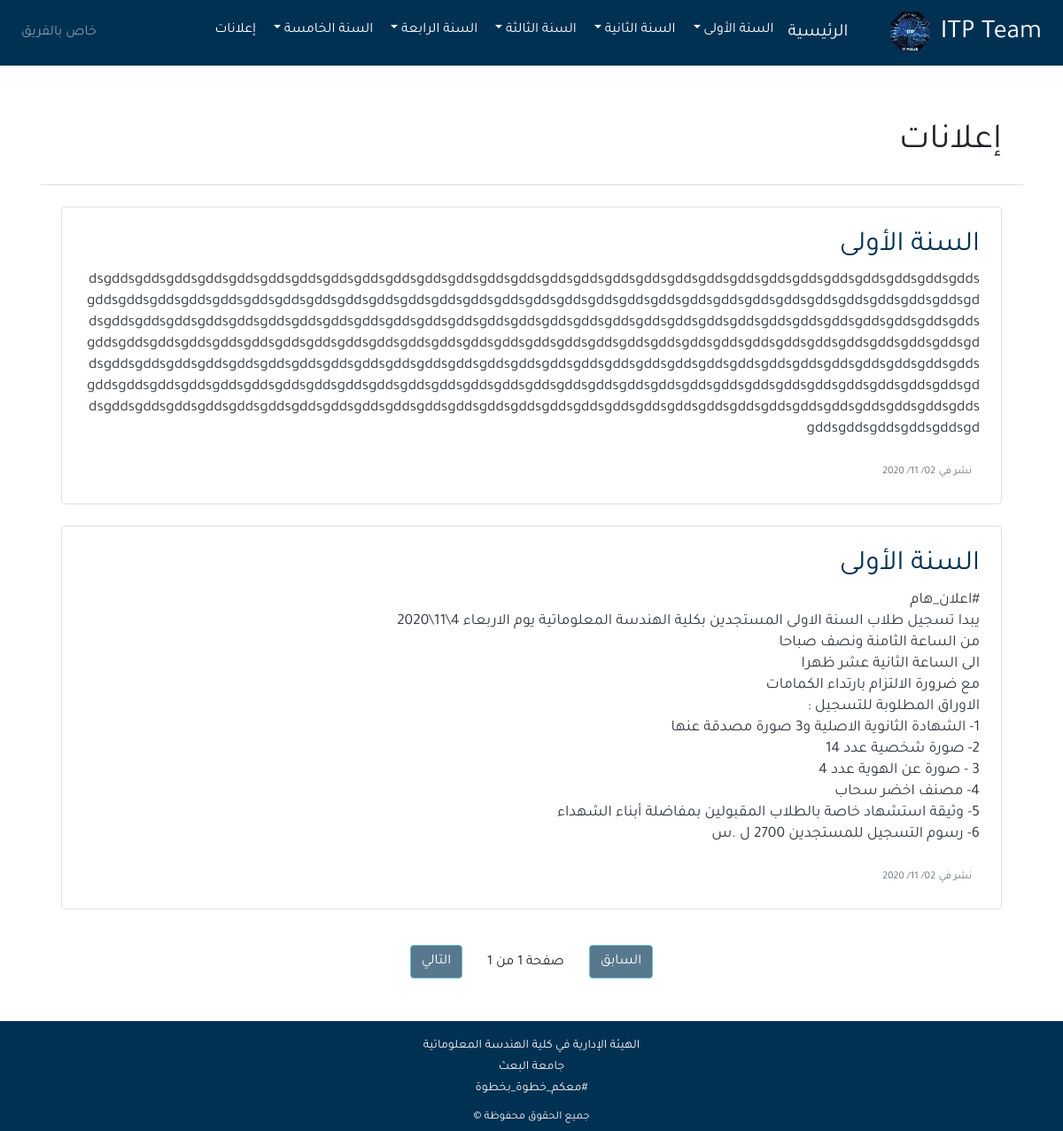
The app's page /advertising/, older data.
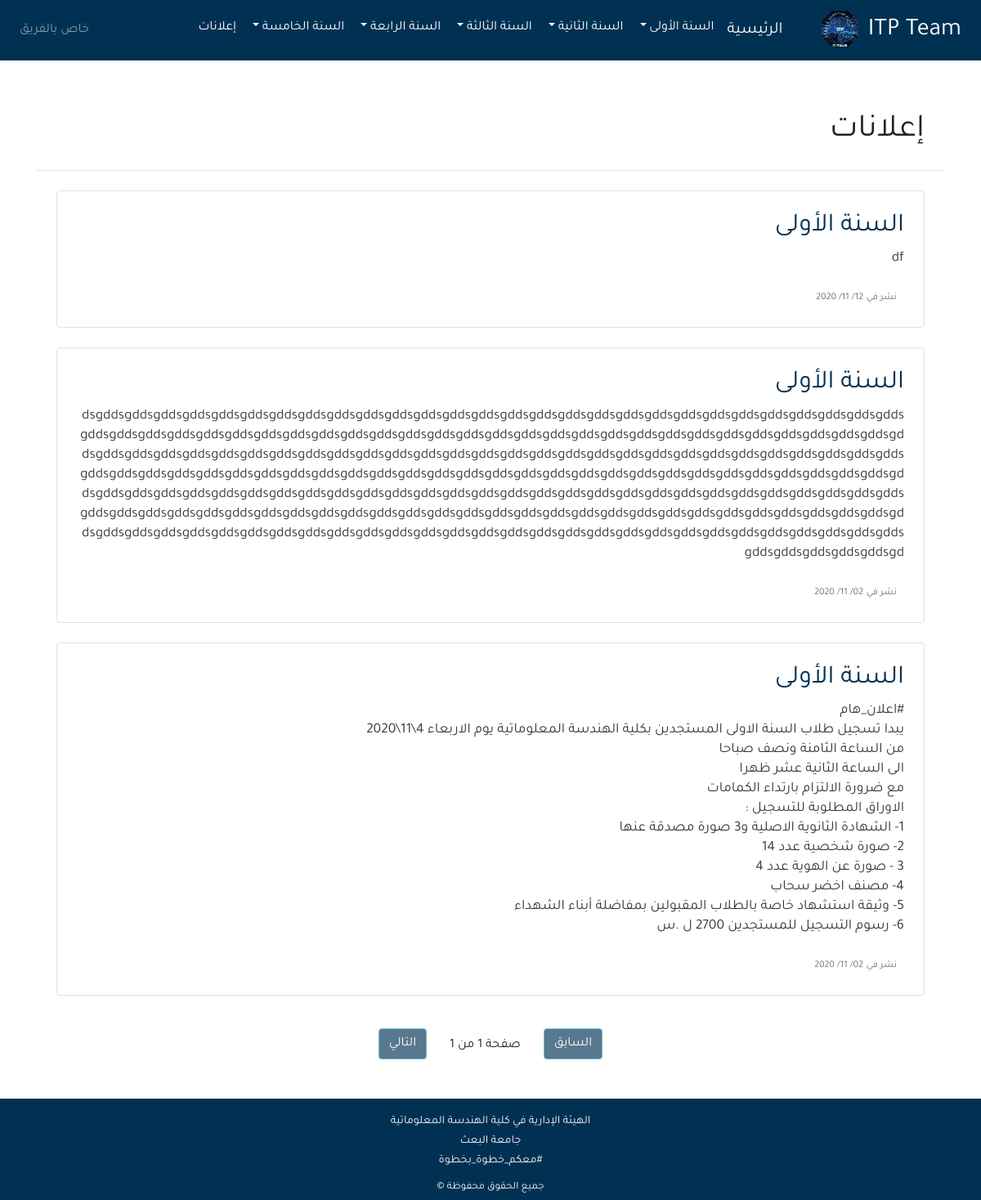
The same page, newer data.
### app/models.py (models this page shows, shortened)
class Advertising(models.Model):
    year = models.CharField(max_length=20, choices=CHOISES ,blank=True, null=True)
    content = models.TextField()
    updated_at = models.DateTimeField(auto_now=True)
    created_at = models.DateTimeField(auto_now_add=True)
    class Meta:
        ordering = ('-created_at',)

### app/views.py (the view)
# urls.py: path('advertising/',  views.advertisings_page,name = "advertising"),
def advertisings_page(request):
    advertisings = Advertising.objects.all()
    if request.method == 'POST':
        advertising_form = AdvertisingCreateForm(data=request.POST)
        if advertising_form.is_valid():
            advertising_form.save()
            advertising_form.is_valid = False
            advertising_form = AdvertisingCreateForm()
    else:
        advertising_form = AdvertisingCreateForm()
    paginator = Paginator(advertisings, 25)
    page = request.GET.get('page')
    try:
        advertisings = paginator.page(page)
    except PageNotAnInteger:
        advertisings = paginator.page(1)
    except EmptyPage:
        advertisings = paginator.page(paginator.num_pages)
    return render(request,'advertising.html', {'title':"إعلانات",'advertisings':advertisings,'page': page,'form':advertising_form})

### app/templatetags/post_tag.py (called while the page is built)
@register.inclusion_tag('dropdown.html')
def dropdown():
      year_1 = Subject.objects.filter(year_num__year=1,session=SESSION_NUM1)
      year_2 = Subject.objects.filter(year_num__year=2 ,session=SESSION_NUM1)
      year_3 = Subject.objects.filter(year_num__year=3,session=SESSION_NUM1)
      year_4 = Subject.objects.filter(year_num__year=4,session=SESSION_NUM1)
      year_5 = Subject.objects.filter(year_num__year=5,session=SESSION_NUM1)
      context = {
        'year_1':year_1,
         'year_2':year_2,
          'year_3':year_3,
          'year_4':year_4,
           'year_5':year_5
          }
      return context

### app/templates/advertising.html (shortened to what this page needs)
{% extends 'base.html'%}
{%load static%}
 {%block content%}
 <div class="col-md-12 mt-5">
{% load bootstrap4 %}
<h1 class="p-4 border-bottom">{{title}}</h1>
{% for a in advertisings  %}
    <div class="border p-4 m-4 rounded">
{% if a.year  == '1' %}
<h2 style="color: #003153;">السنة الأولى</h2>
    {% elif a.year  == '2'  %}
    <h2 style="color: #003153;">السنة الثانية</h2>
    {% elif a.year  == '3'  %}
    <h2 style="color: #003153;">السنة الثالثة</h2>
    {% elif a.year  == '4'  %}
    <h2 style="color: #003153;">السنة الرابعة</h2>
    {% elif a.year  == '5' %}
    <h2 style="color: #003153;">السنة الخامسة</h2>
{% endif %}
   <h5>
    <p><code class="comment_body text-dark" style="white-space: pre-line;" >{{a.content}}</code></p>
   </h5>
      <div class="row">
     <div class="column mt-2 mr-4">
         <div><span class="text-secondary " style="font-size: 12px;">نشر في</span>
        <span class="text-secondary" style="font-size: 12px;">{{a.created_at|date:'d/ m/ Y '}} </span>
    </div>
    </div></div>
 </div>
{%empty%}
<h2 class="border-bottom  p-5 text-center">لا يوجد إعلانات بعد :(</h2>
{% endfor %}
{% include 'pagination.html' with page=advertisings %}
     {%endblock%}

Row changes from the older to the newer data that the page shows:
added Advertising: year "السنة الأولى", content "df", created_at "12/ 11/ 2020"
